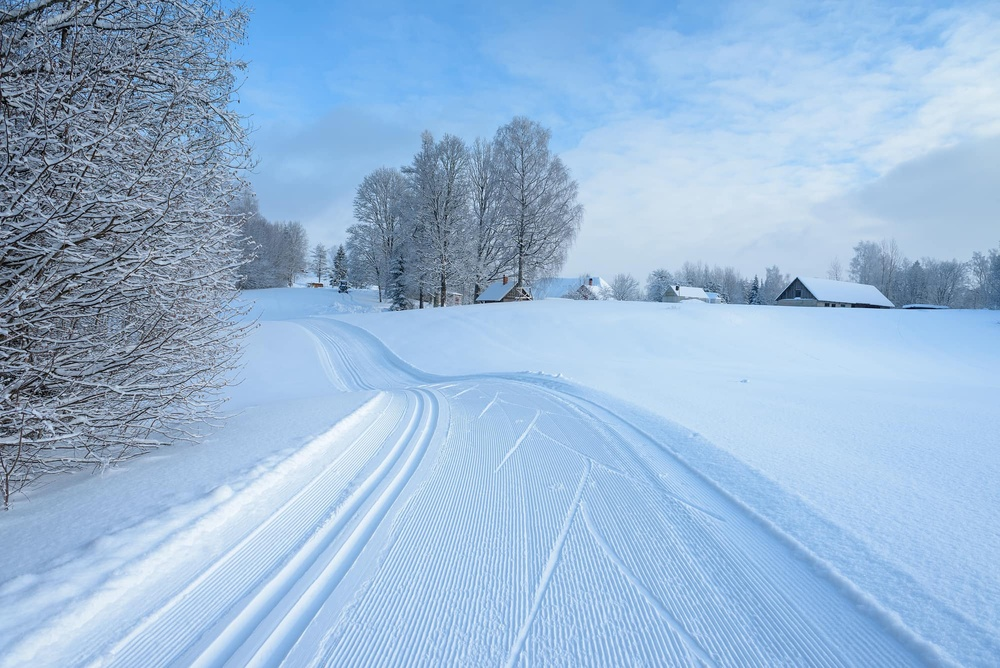
#> input picture Python/Assignment5/snow.jpeg, 1000 x 668 px, shrunk from 2000 x 1335 before the run, found by its file name
$ python otsu3.py
#> lines starting #> are read from the running program, lines starting #| are printed output that depends on the picture; after the words box and inside, x2 and y2 are one past the last pixel; in counts of white or black regions, pixels touching at a corner belong together; long printed decimals are rounded
import cv2
import numpy as np
import matplotlib.pyplot as plt

def otsu_thresholding(image_channel):
    hist, bins = np.histogram(image_channel.flatten(), 256, [0,256])
    total_pixels = image_channel.size

    probability = hist / total_pixels
    mean_global = np.sum(np.arange(256) * probability)

    best_threshold = 0
    max_between_class_variance = 0

    weight_background = 0
    sum_background = 0

    for t in range(256):
        weight_background += probability[t]
        weight_foreground = 1 - weight_background

        if weight_background == 0 or weight_foreground == 0:
            continue

        sum_background += t * probability[t]
        mean_background = sum_background / weight_background
        mean_foreground = (mean_global - sum_background) / weight_foreground

        between_class_variance = weight_background * weight_foreground * (mean_background - mean_foreground) ** 2

        if between_class_variance > max_between_class_variance:
            max_between_class_variance = between_class_variance
            best_threshold = t

    global_variance = np.sum(((np.arange(256) - mean_global) ** 2) * probability)
    efficiency = max_between_class_variance / global_variance

    return best_threshold, max_between_class_variance, efficiency

def process_image(image_path):
#> called with image_path = './Assignment5/snow.jpeg'
    image = cv2.imread(image_path)
#> image is the input picture: shape (668, 1000, 3); mean B, G, R 214.5, 183.2, 152.4
    image_rgb = cv2.cvtColor(image, cv2.COLOR_BGR2RGB)
    channels = cv2.split(image_rgb)

    processed_images = []
    histograms = []

    for channel in channels:
        threshold, between_class_variance, efficiency = otsu_thresholding(channel)
        binary_image = (channel > threshold).astype(np.uint8) * 255
        processed_images.append(binary_image)

        hist, bins = np.histogram(channel.flatten(), 256, [0,256])
        histograms.append(hist)

        print(f"Optimal Threshold: {threshold}")
        print(f"Between-Class Variance: {between_class_variance}")
        print(f"Efficiency Metric: {efficiency}")
#> this loop made 3 passes
#> (mean_global in otsu_thresholding, global_variance in otsu_thresholding, efficiency, threshold, between_class_variance) on passes 1 to 3: (152.4, 1409.4, 0.643, 145, 905.9), (183.2, 1524.2, 0.692, 156, 1054.5), (214.5, 1835.7, 0.784, 184, 1440)
#| Optimal Threshold: 145
#| Between-Class Variance: 905.860
#| Efficiency Metric: 0.6427
#| Optimal Threshold: 156
#| Between-Class Variance: 1054.498
#| Efficiency Metric: 0.6918
#| Optimal Threshold: 184
#| Between-Class Variance: 1439.979
#| Efficiency Metric: 0.7844
#> pass 1, in process_image, `binary_image = (channel > threshold).astype(np.uint8) * 255`:
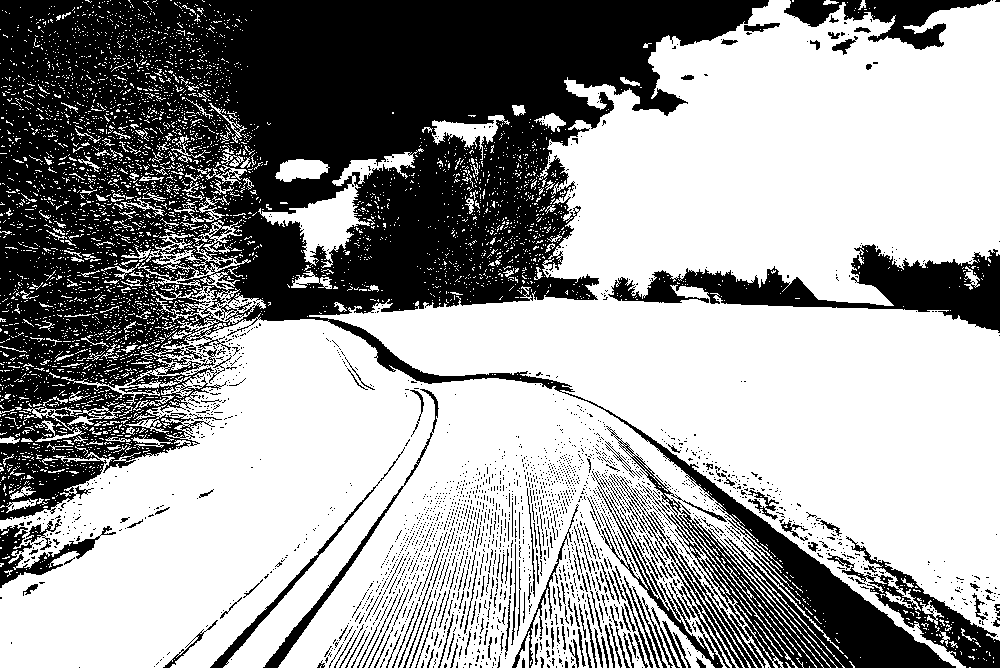
#> binary_image: shape (668, 1000); 61.2% white; 2296 black regions (2086 under 20 px), largest, box (x1, y1, x2, y2) and area: (0, 0, 956, 668) 210363, (608, 244, 1000, 333) 12126, (827, 536, 1000, 668) 4660
#> pass 2, in process_image, `binary_image = (channel > threshold).astype(np.uint8) * 255`:
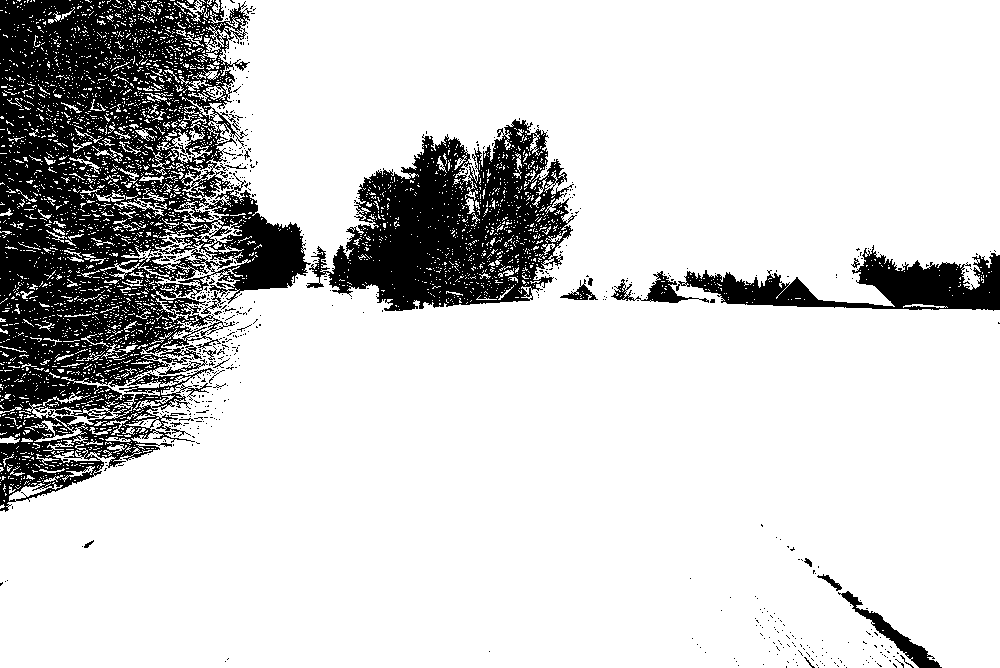
#> binary_image: shape (668, 1000); 81.7% white; 588 black regions (562 under 20 px), largest, box (x1, y1, x2, y2) and area: (0, 0, 311, 512) 81264, (306, 119, 577, 311) 27173, (676, 245, 1000, 311) 8710
#> pass 3, in process_image, `binary_image = (channel > threshold).astype(np.uint8) * 255`:
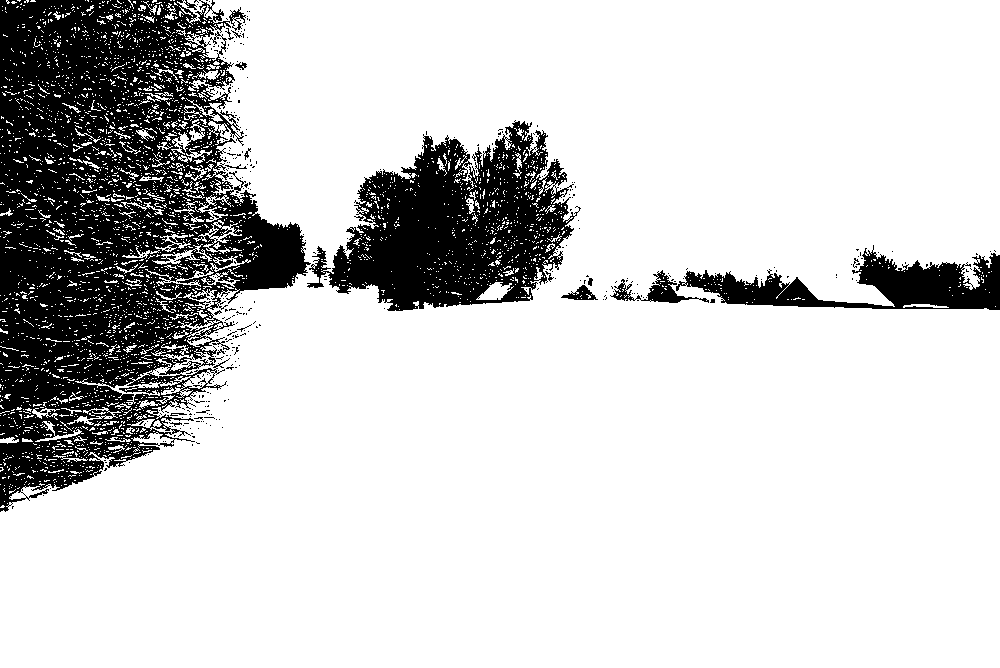
#> binary_image: shape (668, 1000); 81% white; 366 black regions (349 under 20 px), largest, box (x1, y1, x2, y2) and area: (0, 0, 311, 512) 87790, (307, 120, 581, 311) 27858, (676, 245, 1000, 310) 8685
#> after the loop, histograms = 3 items; processed_images = 3 items

    fig, axes = plt.subplots(2, 4, figsize=(15, 8))
    axes[0, 0].imshow(image_rgb)
    axes[0, 0].set_title("Original Image")

    color_labels = ["Red", "Green", "Blue"]

    for i in range(3):
        axes[0, i+1].imshow(processed_images[i], cmap='gray')
        axes[0, i+1].set_title(f"{color_labels[i]} Binary Image")

        axes[1, i+1].plot(histograms[i], color=color_labels[i].lower())
        axes[1, i+1].set_title(f"{color_labels[i]} Histogram")

    plt.show()
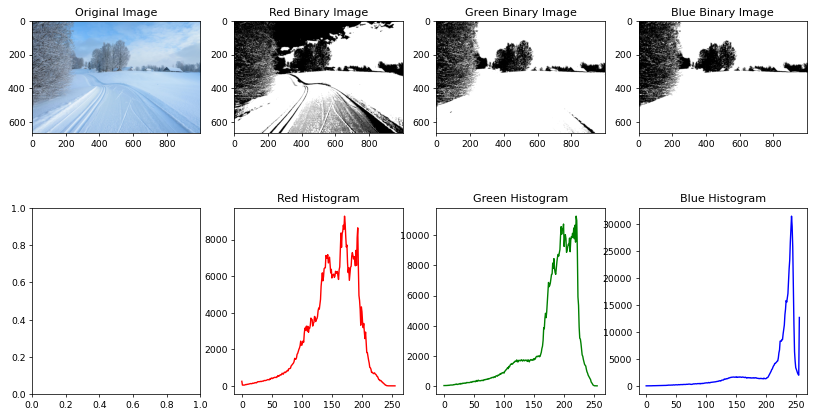
#> figure drawn by matplotlib, 7 panels; panel 5: curve peaks at x = 171, y = 9284; panel 6: curve peaks at x = 220, y = 11279; panel 7: curve peaks at x = 242, y = 31500

# Run the process
process_image('./Assignment5/snow.jpeg')
